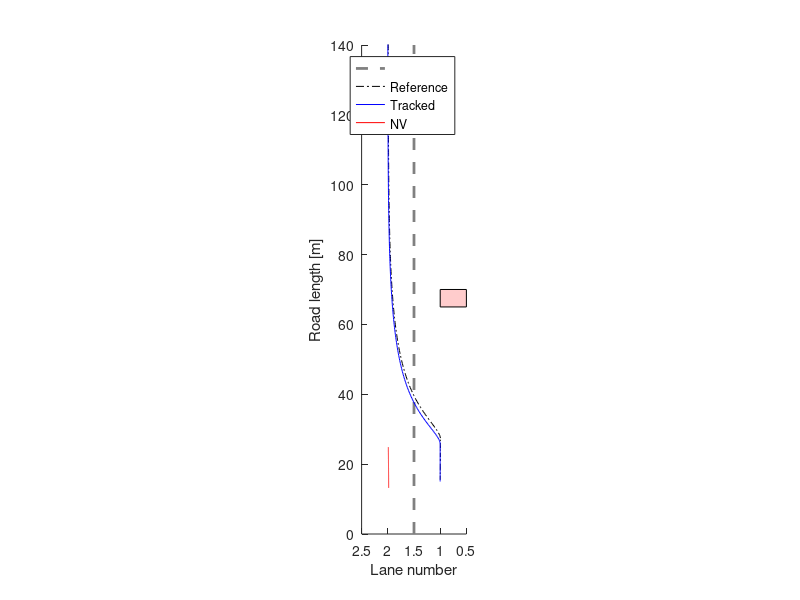
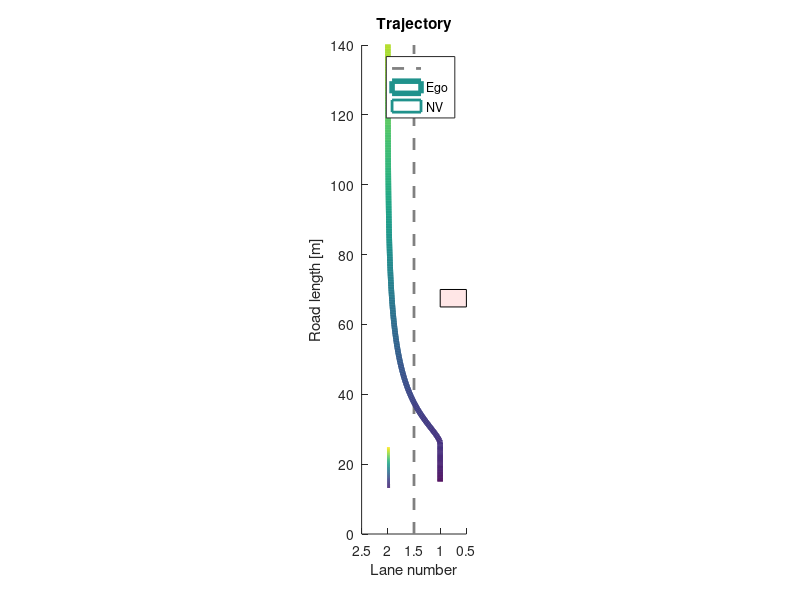

Write the MATLAB code that produced these figures, in order. (Note: this script raises an error after producing the figures.)
% Viranjan Bhattacharyya
% EMC2 Lab Clemson University

clear, clc, close all

log_data = load("log.txt");
%%
% start = 108;
% fin = 491;
% start = 95;
% fin = 742;
% start = 210;
% fin = 909;
start = 10;
fin = length(log_data);
X = log_data(start:fin, 1:5);
X_ref = log_data(start:fin, 7:11);
Ua = log_data(start:fin, 12);
Ul = log_data(start:fin, 13);
X_nv = log_data(start:fin, 15:18);
X_obs = log_data(start:fin, 20);
alpha_v = log_data(start:fin, 22);
alpha_a = log_data(start:fin, 23);
roadlength = 140;
%%
figure(1)
set (gca,'DataAspectRatio',[1 15 1],'Xdir','reverse','Xlim',[0.5 2.5],'Ylim',[0 roadlength])
hold on 
plot([1.5 1.5],[0 roadlength],'--','LineWidth',2,'Color',[0.5 0.5 0.5]) % lane marking
plot(X_ref(:,4),X_ref(:,1),'-.k')
plot(X(:,4),X(:,1),'b')
plot(X_nv(:,4),X_nv(:,1),'r')
rectangle('Position',[0.5 (X_obs(1)-5) 0.5 5],'FaceColor',[1 0.8 0.8])
xlabel('Lane number')
ylabel('Road length [m]')
legend('','Reference','Tracked','NV')
%%
figure(2)
set (gca,'DataAspectRatio',[1 15 1],'Xdir','reverse','Xlim',[0.5 2.5],'Ylim',[0 roadlength])
hold on 
plot([1.5 1.5],[0 roadlength],'--','LineWidth',2,'Color',[0.5 0.5 0.5]) % lane marking
l = X(:,4)';
s = X(:,1)';
z = zeros(size(s));
col = 1:(fin - start + 1);
surface([l;l],[s;s],[z;z],[col;col],...
        'facecol','no',...
        'edgecol','interp',...
        'linew',4);
l_nv = X_nv(:,4)';
s_nv = X_nv(:,1)';
surface([l_nv;l_nv],[s_nv;s_nv],[z;z],[col;col],...
        'facecol','no',...
        'edgecol','interp',...
        'linew',2);
rectangle('Position',[0.5 (X_obs(1)-5) 0.5 5],'FaceColor',[1 0.9 0.9])
xlabel('Lane number')
ylabel('Road length [m]')
legend('', 'Ego', 'NV')
title('Trajectory')
%%
RMSE = rmse(X_ref, X);
%%
figure(3)
subplot(211)
plot(Ua,'g')
hold on
plot(X(:,3));
ylabel('m/s^2')
legend('Command acceleration','Ego acceleration')
subplot(212)
plot(Ul,'g')
hold on
plot(X(:,4))
ylabel('Lane')
legend('Command lane', 'Ego')
xlabel('Time step')
%%
figure(4)
plot(Ua, 'g')
hold on
plot(X(:,3))
plot(X_ref(:,3))
ylim([-2 2])
ylabel('m/s^2')
legend('Commanded acceleration','Ego acceleration','Reference acceleration')
xlabel('Time step')
%%
figure(5)
subplot(211)
plot(X(:,2))
hold on
plot(X_nv(:,2))
title('Velocity')
ylabel('[m/s]')
legend('Ego','NV')
subplot(212)
plot(alpha_v/100,'r')
hold on
plot(alpha_a/100,'g')
legend('$\alpha_v$','$\alpha_a$','Interpreter','Latex')
title('Imputation')
xlabel('Time step')
%%
figure(6)
plot(X(:,1))
hold on
plot(X_nv(:,1))
legend('Ego','NV')
ylabel('Longitudinal Position [m]')
xlabel('Time step')